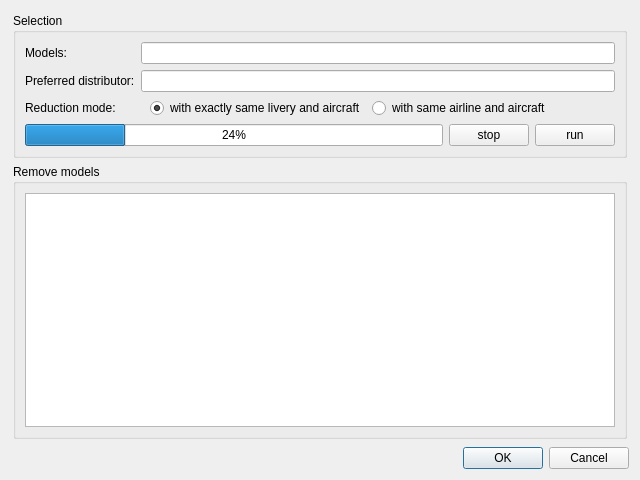
<?xml version="1.0" encoding="UTF-8"?>
<ui version="4.0">
 <class>CDbReduceModelDuplicates</class>
 <widget class="QDialog" name="CDbReduceModelDuplicates">
  <property name="geometry">
   <rect>
    <x>0</x>
    <y>0</y>
    <width>640</width>
    <height>480</height>
   </rect>
  </property>
  <property name="windowTitle">
   <string>Reduce models</string>
  </property>
  <layout class="QVBoxLayout" name="vl_ReduceModelDuplicate" stretch="1,0">
   <item>
    <widget class="swift::gui::COverlayMessagesFrame" name="fr_Overlay">
     <layout class="QVBoxLayout" name="vl_OverlayFrame" stretch="0,1">
      <property name="leftMargin">
       <number>2</number>
      </property>
      <property name="topMargin">
       <number>2</number>
      </property>
      <property name="rightMargin">
       <number>2</number>
      </property>
      <property name="bottomMargin">
       <number>2</number>
      </property>
      <item>
       <widget class="QGroupBox" name="gb_Selection">
        <property name="title">
         <string>Selection</string>
        </property>
        <layout class="QFormLayout" name="fl_Selection">
         <item row="0" column="0">
          <widget class="QLabel" name="lbl_Models">
           <property name="text">
            <string>Models:</string>
           </property>
          </widget>
         </item>
         <item row="0" column="1">
          <widget class="QLineEdit" name="le_Models">
           <property name="readOnly">
            <bool>true</bool>
           </property>
          </widget>
         </item>
         <item row="1" column="0">
          <widget class="QLabel" name="lbl_Distributor">
           <property name="text">
            <string>Preferred distributor:</string>
           </property>
          </widget>
         </item>
         <item row="1" column="1">
          <widget class="QLineEdit" name="le_Distributor"/>
         </item>
         <item row="3" column="0">
          <widget class="QLabel" name="lnl_Mode">
           <property name="text">
            <string>Reduction mode:</string>
           </property>
          </widget>
         </item>
         <item row="3" column="1">
          <widget class="QFrame" name="fr_Mode">
           <layout class="QHBoxLayout" name="hl_Mode">
            <property name="topMargin">
             <number>0</number>
            </property>
            <property name="bottomMargin">
             <number>0</number>
            </property>
            <item alignment="Qt::AlignLeft">
             <widget class="QRadioButton" name="rb_SameLiveryAndAircraft">
              <property name="text">
               <string>with exactly same livery and aircraft</string>
              </property>
              <property name="checked">
               <bool>true</bool>
              </property>
             </widget>
            </item>
            <item>
             <widget class="QRadioButton" name="rb_SameAirlineAndAircraft">
              <property name="text">
               <string>with same airline and aircraft</string>
              </property>
             </widget>
            </item>
            <item>
             <spacer name="hs_Mode">
              <property name="orientation">
               <enum>Qt::Horizontal</enum>
              </property>
              <property name="sizeHint" stdset="0">
               <size>
                <width>40</width>
                <height>20</height>
               </size>
              </property>
             </spacer>
            </item>
           </layout>
          </widget>
         </item>
         <item row="5" column="0" colspan="2">
          <widget class="QFrame" name="fr_Button">
           <layout class="QHBoxLayout" name="hl_Buttons">
            <property name="leftMargin">
             <number>0</number>
            </property>
            <property name="topMargin">
             <number>0</number>
            </property>
            <property name="rightMargin">
             <number>0</number>
            </property>
            <property name="bottomMargin">
             <number>0</number>
            </property>
            <item>
             <widget class="QProgressBar" name="pb_Progress">
              <property name="value">
               <number>24</number>
              </property>
             </widget>
            </item>
            <item>
             <widget class="QPushButton" name="pb_Stop">
              <property name="text">
               <string>stop</string>
              </property>
             </widget>
            </item>
            <item>
             <widget class="QPushButton" name="pb_Run">
              <property name="text">
               <string>run</string>
              </property>
             </widget>
            </item>
           </layout>
          </widget>
         </item>
        </layout>
       </widget>
      </item>
      <item>
       <widget class="QGroupBox" name="gb_RemoveModels">
        <property name="title">
         <string>Remove models</string>
        </property>
        <layout class="QVBoxLayout" name="vl_RemoveModels">
         <item>
          <widget class="swift::gui::views::CAircraftModelView" name="tvp_RemoveModels">
           <property name="selectionBehavior">
            <enum>QAbstractItemView::SelectRows</enum>
           </property>
           <attribute name="verticalHeaderVisible">
            <bool>false</bool>
           </attribute>
          </widget>
         </item>
        </layout>
       </widget>
      </item>
     </layout>
    </widget>
   </item>
   <item>
    <widget class="QDialogButtonBox" name="bb_ReduceModelDuplicates">
     <property name="orientation">
      <enum>Qt::Horizontal</enum>
     </property>
     <property name="standardButtons">
      <set>QDialogButtonBox::Cancel|QDialogButtonBox::Ok</set>
     </property>
    </widget>
   </item>
  </layout>
 </widget>
 <customwidgets>
  <customwidget>
   <class>swift::gui::views::CAircraftModelView</class>
   <extends>QTableView</extends>
   <header>gui/views/aircraftmodelview.h</header>
  </customwidget>
  <customwidget>
   <class>swift::gui::COverlayMessagesFrame</class>
   <extends>QFrame</extends>
   <header>gui/overlaymessagesframe.h</header>
   <container>1</container>
  </customwidget>
 </customwidgets>
 <tabstops>
  <tabstop>le_Models</tabstop>
  <tabstop>le_Distributor</tabstop>
  <tabstop>rb_SameLiveryAndAircraft</tabstop>
  <tabstop>rb_SameAirlineAndAircraft</tabstop>
  <tabstop>pb_Stop</tabstop>
  <tabstop>pb_Run</tabstop>
  <tabstop>tvp_RemoveModels</tabstop>
 </tabstops>
 <resources/>
 <connections>
  <connection>
   <sender>bb_ReduceModelDuplicates</sender>
   <signal>accepted()</signal>
   <receiver>CDbReduceModelDuplicates</receiver>
   <slot>accept()</slot>
   <hints>
    <hint type="sourcelabel">
     <x>248</x>
     <y>254</y>
    </hint>
    <hint type="destinationlabel">
     <x>157</x>
     <y>274</y>
    </hint>
   </hints>
  </connection>
  <connection>
   <sender>bb_ReduceModelDuplicates</sender>
   <signal>rejected()</signal>
   <receiver>CDbReduceModelDuplicates</receiver>
   <slot>reject()</slot>
   <hints>
    <hint type="sourcelabel">
     <x>316</x>
     <y>260</y>
    </hint>
    <hint type="destinationlabel">
     <x>286</x>
     <y>274</y>
    </hint>
   </hints>
  </connection>
 </connections>
</ui>
